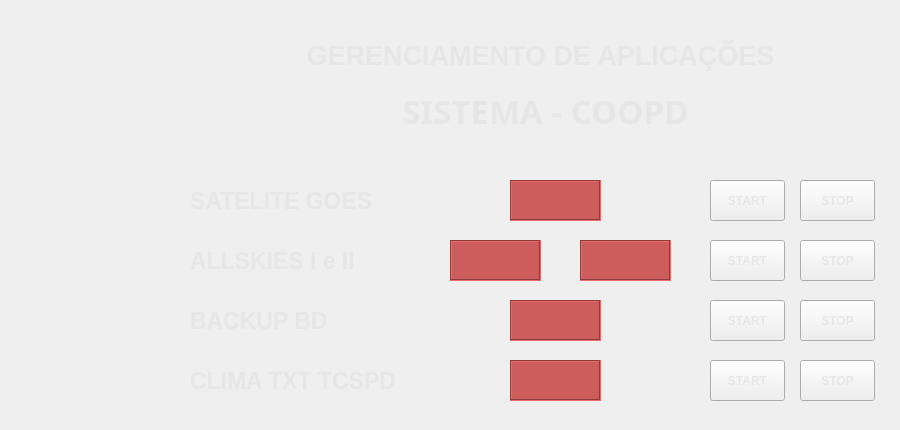
    <widget class="QWidget" name="tab">
     <attribute name="title">
      <string>Home</string>
     </attribute>
     <widget class="QLabel" name="label_18">
      <property name="geometry">
       <rect>
        <x>40</x>
        <y>160</y>
        <width>131</width>
        <height>261</height>
       </rect>
      </property>
      <property name="styleSheet">
       <string notr="true"/>
      </property>
      <property name="text">
       <string/>
      </property>
      <property name="pixmap">
       <pixmap>images/logo_lna.png</pixmap>
      </property>
      <property name="scaledContents">
       <bool>false</bool>
      </property>
     </widget>
     <widget class="QPushButton" name="btn_start_goes">
      <property name="geometry">
       <rect>
        <x>710</x>
        <y>180</y>
        <width>75</width>
        <height>41</height>
       </rect>
      </property>
      <property name="font">
       <font>
        <pointsize>9</pointsize>
        <bold>true</bold>
       </font>
      </property>
      <property name="styleSheet">
       <string notr="true">color: rgb(230, 230, 230);</string>
      </property>
      <property name="text">
       <string>START</string>
      </property>
     </widget>
     <widget class="QLabel" name="label_49">
      <property name="geometry">
       <rect>
        <x>190</x>
        <y>180</y>
        <width>251</width>
        <height>41</height>
       </rect>
      </property>
      <property name="font">
       <font>
        <pointsize>17</pointsize>
        <bold>true</bold>
       </font>
      </property>
      <property name="styleSheet">
       <string notr="true">color: rgb(230, 230, 230);</string>
      </property>
      <property name="text">
       <string>SATELITE GOES</string>
      </property>
     </widget>
     <widget class="QPushButton" name="btn_stop_goes">
      <property name="geometry">
       <rect>
        <x>800</x>
        <y>180</y>
        <width>75</width>
        <height>41</height>
       </rect>
      </property>
      <property name="font">
       <font>
        <pointsize>9</pointsize>
        <bold>true</bold>
       </font>
      </property>
      <property name="styleSheet">
       <string notr="true">color: rgb(230, 230, 230);</string>
      </property>
      <property name="text">
       <string>STOP</string>
      </property>
     </widget>
     <widget class="QLabel" name="main_stat_goes">
      <property name="geometry">
       <rect>
        <x>510</x>
        <y>180</y>
        <width>91</width>
        <height>41</height>
       </rect>
      </property>
      <property name="font">
       <font>
        <pointsize>12</pointsize>
        <bold>true</bold>
       </font>
      </property>
      <property name="whatsThis">
       <string/>
      </property>
      <property name="autoFillBackground">
       <bool>false</bool>
      </property>
      <property name="styleSheet">
       <string notr="true">background-color: indianred</string>
      </property>
      <property name="frameShape">
       <enum>QFrame::Box</enum>
      </property>
      <property name="frameShadow">
       <enum>QFrame::Sunken</enum>
      </property>
      <property name="text">
       <string/>
      </property>
      <property name="alignment">
       <set>Qt::AlignCenter</set>
      </property>
     </widget>
     <widget class="QLabel" name="label_37">
      <property name="geometry">
       <rect>
        <x>190</x>
        <y>20</y>
        <width>701</width>
        <height>71</height>
       </rect>
      </property>
      <property name="font">
       <font>
        <pointsize>20</pointsize>
        <bold>true</bold>
       </font>
      </property>
      <property name="styleSheet">
       <string notr="true">color: rgb(230, 230, 230);</string>
      </property>
      <property name="text">
       <string>GERENCIAMENTO DE APLICAÇÕES</string>
      </property>
      <property name="alignment">
       <set>Qt::AlignCenter</set>
      </property>
     </widget>
     <widget class="QLabel" name="label_36">
      <property name="geometry">
       <rect>
        <x>210</x>
        <y>80</y>
        <width>671</width>
        <height>61</height>
       </rect>
      </property>
      <property name="font">
       <font>
        <family>Arial Black</family>
        <pointsize>25</pointsize>
        <bold>true</bold>
       </font>
      </property>
      <property name="styleSheet">
       <string notr="true">color: rgb(230, 230, 230);</string>
      </property>
      <property name="text">
       <string>SISTEMA - COOPD</string>
      </property>
      <property name="alignment">
       <set>Qt::AlignCenter</set>
      </property>
     </widget>
     <widget class="QPushButton" name="btn_start_allsky">
      <property name="geometry">
       <rect>
        <x>710</x>
        <y>240</y>
        <width>75</width>
        <height>41</height>
       </rect>
      </property>
      <property name="font">
       <font>
        <pointsize>9</pointsize>
        <bold>true</bold>
       </font>
      </property>
      <property name="styleSheet">
       <string notr="true">color: rgb(230, 230, 230);</string>
      </property>
      <property name="text">
       <string>START</string>
      </property>
     </widget>
     <widget class="QLabel" name="label_50">
      <property name="geometry">
       <rect>
        <x>190</x>
        <y>240</y>
        <width>251</width>
        <height>41</height>
       </rect>
      </property>
      <property name="font">
       <font>
        <pointsize>17</pointsize>
        <bold>true</bold>
       </font>
      </property>
      <property name="styleSheet">
       <string notr="true">color: rgb(230, 230, 230);</string>
      </property>
      <property name="text">
       <string>ALLSKIES I e II</string>
      </property>
     </widget>
     <widget class="QLabel" name="main_stat_allsky_1">
      <property name="geometry">
       <rect>
        <x>450</x>
        <y>240</y>
        <width>91</width>
        <height>41</height>
       </rect>
      </property>
      <property name="font">
       <font>
        <pointsize>12</pointsize>
        <bold>true</bold>
       </font>
      </property>
      <property name="whatsThis">
       <string/>
      </property>
      <property name="autoFillBackground">
       <bool>false</bool>
      </property>
      <property name="styleSheet">
       <string notr="true">background-color: indianred</string>
      </property>
      <property name="frameShape">
       <enum>QFrame::Box</enum>
      </property>
      <property name="frameShadow">
       <enum>QFrame::Sunken</enum>
      </property>
      <property name="text">
       <string/>
      </property>
      <property name="alignment">
       <set>Qt::AlignCenter</set>
      </property>
     </widget>
     <widget class="QPushButton" name="btn_stop_allsky">
      <property name="geometry">
       <rect>
        <x>800</x>
        <y>240</y>
        <width>75</width>
        <height>41</height>
       </rect>
      </property>
      <property name="font">
       <font>
        <pointsize>9</pointsize>
        <bold>true</bold>
       </font>
      </property>
      <property name="styleSheet">
       <string notr="true">color: rgb(230, 230, 230);</string>
      </property>
      <property name="text">
       <string>STOP</string>
      </property>
     </widget>
     <widget class="QPushButton" name="btn_start_backup">
      <property name="geometry">
       <rect>
        <x>710</x>
        <y>300</y>
        <width>75</width>
        <height>41</height>
       </rect>
      </property>
      <property name="font">
       <font>
        <pointsize>9</pointsize>
        <bold>true</bold>
       </font>
      </property>
      <property name="styleSheet">
       <string notr="true">color: rgb(230, 230, 230);</string>
      </property>
      <property name="text">
       <string>START</string>
      </property>
     </widget>
     <widget class="QLabel" name="label_53">
      <property name="geometry">
       <rect>
        <x>190</x>
        <y>300</y>
        <width>251</width>
        <height>41</height>
       </rect>
      </property>
      <property name="font">
       <font>
        <pointsize>17</pointsize>
        <bold>true</bold>
       </font>
      </property>
      <property name="styleSheet">
       <string notr="true">color: rgb(230, 230, 230);</string>
      </property>
      <property name="text">
       <string>BACKUP BD</string>
      </property>
     </widget>
     <widget class="QLabel" name="main_stat_backup">
      <property name="geometry">
       <rect>
        <x>510</x>
        <y>300</y>
        <width>91</width>
        <height>41</height>
       </rect>
      </property>
      <property name="font">
       <font>
        <pointsize>12</pointsize>
        <bold>true</bold>
       </font>
      </property>
      <property name="whatsThis">
       <string/>
      </property>
      <property name="autoFillBackground">
       <bool>false</bool>
      </property>
      <property name="styleSheet">
       <string notr="true">background-color: indianred</string>
      </property>
      <property name="frameShape">
       <enum>QFrame::Box</enum>
      </property>
      <property name="frameShadow">
       <enum>QFrame::Sunken</enum>
      </property>
      <property name="text">
       <string/>
      </property>
      <property name="alignment">
       <set>Qt::AlignCenter</set>
      </property>
     </widget>
     <widget class="QPushButton" name="btn_stop_backup">
      <property name="geometry">
       <rect>
        <x>800</x>
        <y>300</y>
        <width>75</width>
        <height>41</height>
       </rect>
      </property>
      <property name="font">
       <font>
        <pointsize>9</pointsize>
        <bold>true</bold>
       </font>
      </property>
      <property name="styleSheet">
       <string notr="true">color: rgb(230, 230, 230);</string>
      </property>
      <property name="text">
       <string>STOP</string>
      </property>
     </widget>
     <widget class="QPushButton" name="btn_start_clima_tcspd">
      <property name="geometry">
       <rect>
        <x>710</x>
        <y>360</y>
        <width>75</width>
        <height>41</height>
       </rect>
      </property>
      <property name="font">
       <font>
        <pointsize>9</pointsize>
        <bold>true</bold>
       </font>
      </property>
      <property name="styleSheet">
       <string notr="true">color: rgb(230, 230, 230);</string>
      </property>
      <property name="text">
       <string>START</string>
      </property>
     </widget>
     <widget class="QLabel" name="main_stat_weather_tcspd">
      <property name="geometry">
       <rect>
        <x>510</x>
        <y>360</y>
        <width>91</width>
        <height>41</height>
       </rect>
      </property>
      <property name="font">
       <font>
        <pointsize>12</pointsize>
        <bold>true</bold>
       </font>
      </property>
      <property name="whatsThis">
       <string/>
      </property>
      <property name="autoFillBackground">
       <bool>false</bool>
      </property>
      <property name="styleSheet">
       <string notr="true">background-color: indianred</string>
      </property>
      <property name="frameShape">
       <enum>QFrame::Box</enum>
      </property>
      <property name="frameShadow">
       <enum>QFrame::Sunken</enum>
      </property>
      <property name="text">
       <string/>
      </property>
      <property name="alignment">
       <set>Qt::AlignCenter</set>
      </property>
     </widget>
     <widget class="QPushButton" name="btn_stop_clima_tcspd">
      <property name="geometry">
       <rect>
        <x>800</x>
        <y>360</y>
        <width>75</width>
        <height>41</height>
       </rect>
      </property>
      <property name="font">
       <font>
        <pointsize>9</pointsize>
        <bold>true</bold>
       </font>
      </property>
      <property name="styleSheet">
       <string notr="true">color: rgb(230, 230, 230);</string>
      </property>
      <property name="text">
       <string>STOP</string>
      </property>
     </widget>
     <widget class="QLabel" name="label_54">
      <property name="geometry">
       <rect>
        <x>190</x>
        <y>360</y>
        <width>251</width>
        <height>41</height>
       </rect>
      </property>
      <property name="font">
       <font>
        <pointsize>17</pointsize>
        <bold>true</bold>
       </font>
      </property>
      <property name="styleSheet">
       <string notr="true">color: rgb(230, 230, 230);</string>
      </property>
      <property name="text">
       <string>CLIMA TXT TCSPD</string>
      </property>
     </widget>
     <widget class="QLabel" name="main_stat_allsky_2">
      <property name="geometry">
       <rect>
        <x>580</x>
        <y>240</y>
        <width>91</width>
        <height>41</height>
       </rect>
      </property>
      <property name="font">
       <font>
        <pointsize>12</pointsize>
        <bold>true</bold>
       </font>
      </property>
      <property name="whatsThis">
       <string/>
      </property>
      <property name="autoFillBackground">
       <bool>false</bool>
      </property>
      <property name="styleSheet">
       <string notr="true">background-color: indianred</string>
      </property>
      <property name="frameShape">
       <enum>QFrame::Box</enum>
      </property>
      <property name="frameShadow">
       <enum>QFrame::Sunken</enum>
      </property>
      <property name="text">
       <string/>
      </property>
      <property name="alignment">
       <set>Qt::AlignCenter</set>
      </property>
     </widget>
    </widget>
